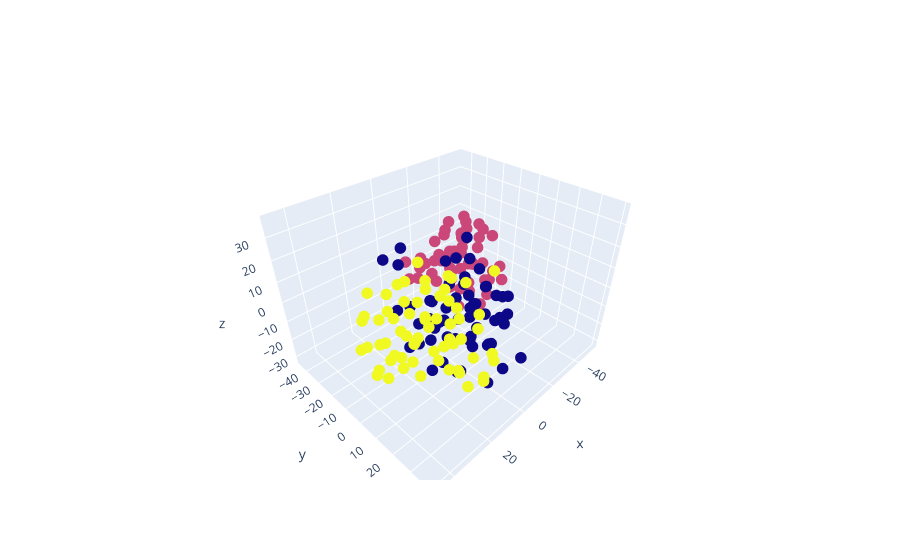

The notebook cell saved with this chart:
### Code cell
fig = go.Figure(data=[go.Scatter3d(x=tsne3D_df['x'], y=tsne3D_df['y'], z=tsne3D_df['z'],
                                   mode='markers', marker_color=model2.labels_, marker_size = 4)])
fig.show()

### Figure 1 — Plotly figure (JSON) as saved in the notebook; plotly's stock layout.template omitted (floating-point values rounded to 4 significant figures; data arrays with more than 128 entries replaced by an {"elided": "..."} marker saying what was removed)
{"data": [{"marker": {"color": {"elided": "178 int values"}, "size": 4}, "mode": "markers", "type": "scatter3d", "x": {"elided": "178 float values"}, "y": {"elided": "178 float values"}, "z": {"elided": "178 float values"}}], "layout": {}}
